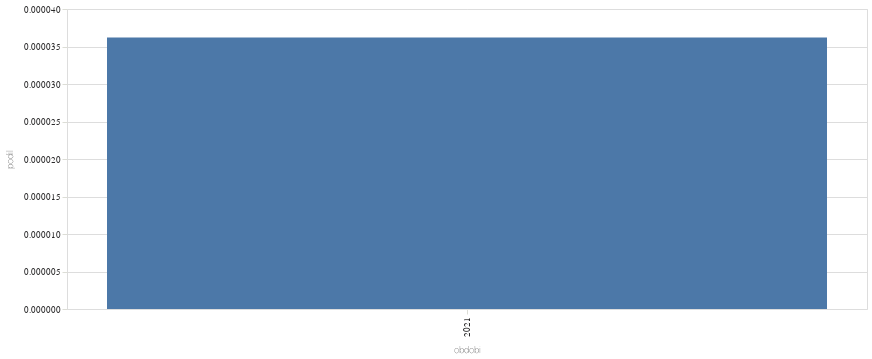

The notebook cell this image was saved under:
### Code cell
graf_vyvoje("bučení",epocha="obdobi")

### Figure 1 — Vega-Lite specification as saved in the notebook (floating-point values rounded to 4 significant figures)
{"config": {"title": {"font": "Noticia Text", "fontSize": 11.5, "anchor": "start", "lineHeight": 19, "fontWeight": "bolder", "subtitleFont": "Noticia Text", "subtitleFontSize": 10, "subtitleLineHeight": 15, "subtitlePadding": 10, "dy": -10, "color": "#292829", "subtitleColor": "#292829"}, "axis": {"labelFont": "Asap", "titleFont": "Asap", "fontWeight": "lighter", "titleFontWeight": "lighter", "labelFontSize": 9, "titleFontSize": 9, "labelPadding": 2, "titlePadding": 9, "domainOpacity": 0, "tickColor": "#DCDDD6", "labelColor": "#292829"}, "legend": {"labelFont": "Asap", "labelFontWeight": "normal", "titleFont": "Asap", "titleFontWeight": "normal", "labelFontSize": 9, "titleFontSize": 9, "labelColor": "#292829"}}, "data": {"name": "data-7dc0468a08603a7acca829b1e53fcd83"}, "mark": {"type": "bar"}, "encoding": {"x": {"field": "obdobi", "type": "nominal"}, "y": {"field": "podil", "type": "quantitative"}}, "width": 800, "$schema": "https://vega.github.io/schema/vega-lite/v5.8.0.json", "datasets": {"data-7dc0468a08603a7acca829b1e53fcd83": [{"id": null, "obdobi": 1993, "id_right": 29982, "podil": null}, {"id": null, "obdobi": 1996, "id_right": 30803, "podil": null}, {"id": null, "obdobi": 1998, "id_right": 80691, "podil": null}, {"id": null, "obdobi": 2002, "id_right": 82166, "podil": null}, {"id": null, "obdobi": 2006, "id_right": 57418, "podil": null}, {"id": null, "obdobi": 2010, "id_right": 46416, "podil": null}, {"id": null, "obdobi": 2013, "id_right": 83854, "podil": null}, {"id": null, "obdobi": 2017, "id_right": 90923, "podil": null}, {"id": 3.0, "obdobi": 2021, "id_right": 82903, "podil": 3.619e-05}]}}
